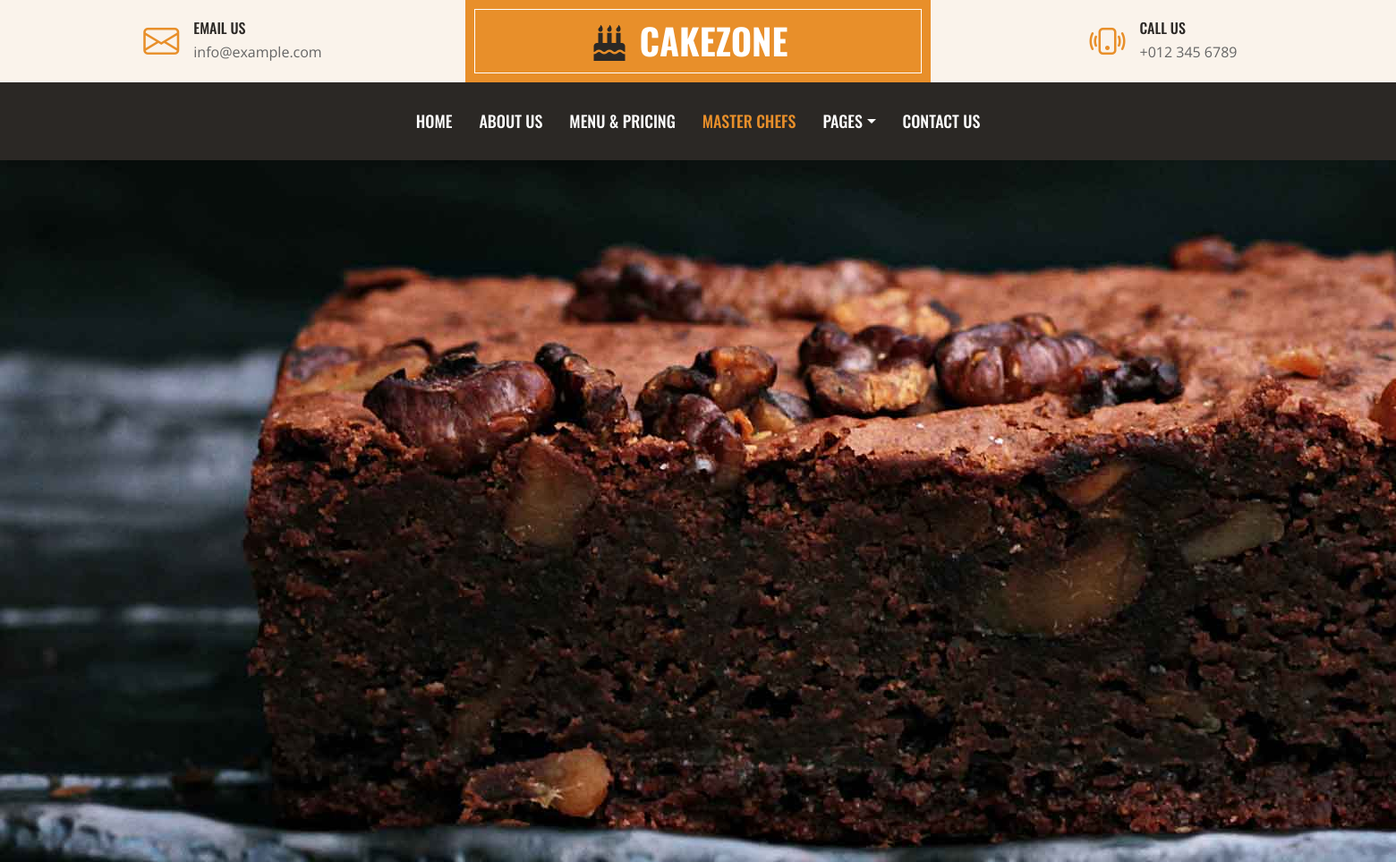
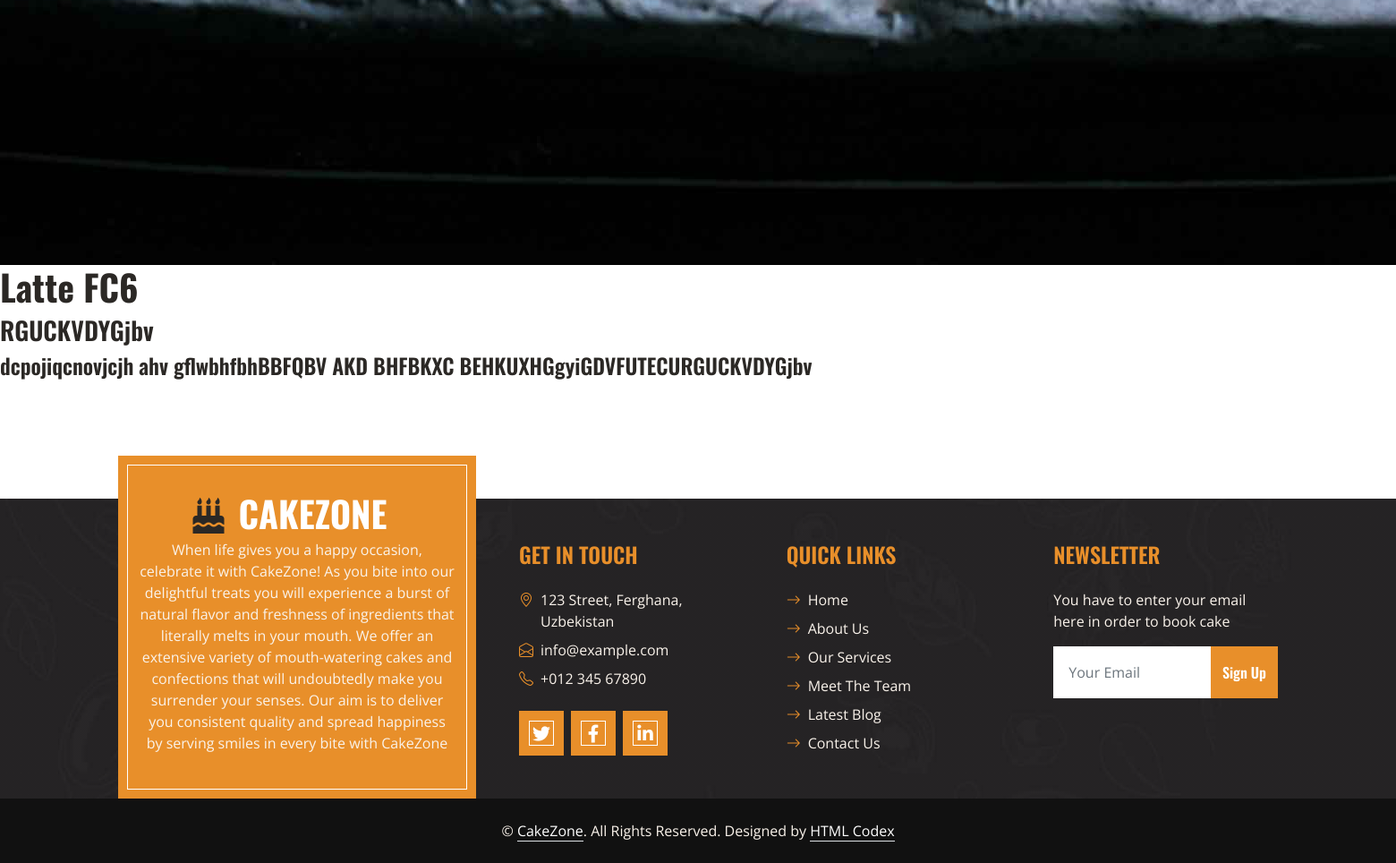
/category/latte-fc6/, run on the app's committed database (2 pictures, top to bottom).
### logic/models.py (models this page shows, shortened)
class Category(models.Model):
    name = models.CharField(max_length=200)
    bio = models.CharField(max_length=200)
    full_info = models.TextField()
    img = models.ImageField(upload_to='index/img')
    slug = models.SlugField(max_length=200)

### logic/views.py (the view)
# urls.py: path('category/<slug:category>/', categorydetailview, name="categorydetail"),
def categorydetailview(request, category):
    category = get_object_or_404(Category, slug=category)
    context = {
        "category": category,
    }
    return render(request, "Category/categorydetail.html", context=context)

### templates/Category/categorydetail.html
{% extends 'base.html' %}
{% load static %}
{% block content %}
<img src="{{category.img.url}}">
<h1>{{category.name}}</h1>
<h3>{{category.bio}}</h3>
<h4>{{category.full_info}}</h4>
{% endblock content %}

### static/css/style.css (style rules this page uses)
:root { --primary: #E88F2A; --secondary: #FAF3EB; --light: #FFFFFF; --dark: #2B2825; }
h1, h2, .font-weight-bold { font-weight: 700 !important; }
h3, h4, .font-weight-semi-bold { font-weight: 600 !important; }

### data on the page
Category: img (picture), name "Latte FC6", bio "RGUCKVDYGjbv", full_info "dcpojiqcnovjcjh ahv gflwbhfbhBBFQBV AKD BHFBKXC BEHKUXHGgyiGDVFUTECURGUCKVDYGjbv"
